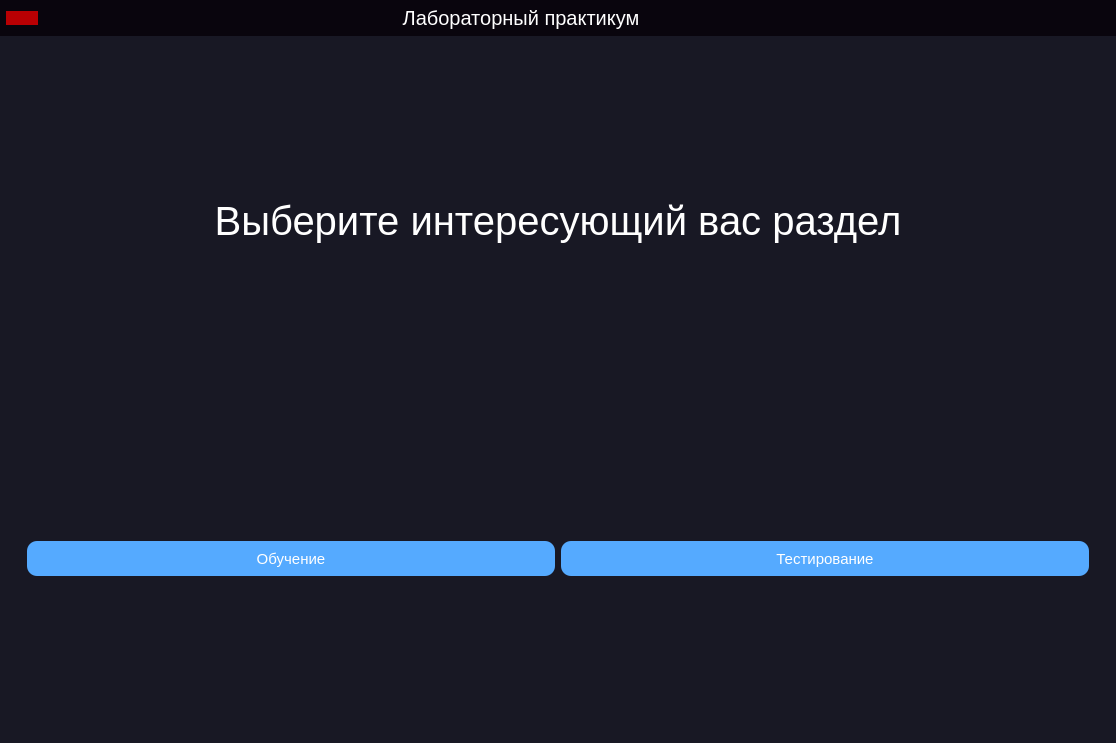
<?xml version="1.0" encoding="UTF-8"?>
<ui version="4.0">
 <class>MainWindow</class>
 <widget class="QMainWindow" name="MainWindow">
  <property name="geometry">
   <rect>
    <x>0</x>
    <y>0</y>
    <width>1116</width>
    <height>743</height>
   </rect>
  </property>
  <property name="windowTitle">
   <string>MainWindow</string>
  </property>
  <property name="styleSheet">
   <string notr="true">*{
	border: none;
}</string>
  </property>
  <widget class="QWidget" name="centralwidget">
   <property name="styleSheet">
    <string notr="true">background-color: rgb(24, 24, 36);</string>
   </property>
   <layout class="QHBoxLayout" name="horizontalLayout">
    <property name="spacing">
     <number>0</number>
    </property>
    <property name="leftMargin">
     <number>0</number>
    </property>
    <property name="topMargin">
     <number>0</number>
    </property>
    <property name="rightMargin">
     <number>0</number>
    </property>
    <property name="bottomMargin">
     <number>0</number>
    </property>
    <item>
     <widget class="QFrame" name="main_body">
      <property name="frameShape">
       <enum>QFrame::StyledPanel</enum>
      </property>
      <property name="frameShadow">
       <enum>QFrame::Raised</enum>
      </property>
      <layout class="QVBoxLayout" name="verticalLayout">
       <property name="spacing">
        <number>0</number>
       </property>
       <property name="leftMargin">
        <number>0</number>
       </property>
       <property name="topMargin">
        <number>0</number>
       </property>
       <property name="rightMargin">
        <number>0</number>
       </property>
       <property name="bottomMargin">
        <number>0</number>
       </property>
       <item alignment="Qt::AlignTop">
        <widget class="QFrame" name="header_frame">
         <property name="styleSheet">
          <string notr="true">background-color: rgb(9, 5, 13);</string>
         </property>
         <property name="frameShape">
          <enum>QFrame::StyledPanel</enum>
         </property>
         <property name="frameShadow">
          <enum>QFrame::Raised</enum>
         </property>
         <layout class="QHBoxLayout" name="horizontalLayout_2">
          <property name="spacing">
           <number>6</number>
          </property>
          <property name="leftMargin">
           <number>6</number>
          </property>
          <property name="topMargin">
           <number>6</number>
          </property>
          <property name="rightMargin">
           <number>6</number>
          </property>
          <property name="bottomMargin">
           <number>6</number>
          </property>
          <item>
           <widget class="QFrame" name="frame_3">
            <property name="sizePolicy">
             <sizepolicy hsizetype="Preferred" vsizetype="Preferred">
              <horstretch>0</horstretch>
              <verstretch>0</verstretch>
             </sizepolicy>
            </property>
            <property name="frameShape">
             <enum>QFrame::StyledPanel</enum>
            </property>
            <property name="frameShadow">
             <enum>QFrame::Raised</enum>
            </property>
            <layout class="QHBoxLayout" name="horizontalLayout_5" stretch="0">
             <property name="spacing">
              <number>5</number>
             </property>
             <property name="leftMargin">
              <number>0</number>
             </property>
             <property name="topMargin">
              <number>5</number>
             </property>
             <property name="rightMargin">
              <number>0</number>
             </property>
             <property name="bottomMargin">
              <number>5</number>
             </property>
             <item>
              <widget class="QPushButton" name="btn_page_home">
               <property name="enabled">
                <bool>true</bool>
               </property>
               <property name="sizePolicy">
                <sizepolicy hsizetype="Fixed" vsizetype="Fixed">
                 <horstretch>0</horstretch>
                 <verstretch>0</verstretch>
                </sizepolicy>
               </property>
               <property name="styleSheet">
                <string notr="true">QPushButton{
	background-color: rgb(185, 0, 3);
	border-radius: 10px;
}</string>
               </property>
               <property name="text">
                <string/>
               </property>
               <property name="icon">
                <iconset>
                 <normaloff>icons/home.svg</normaloff>icons/home.svg</iconset>
               </property>
               <property name="checkable">
                <bool>false</bool>
               </property>
               <property name="autoRepeatDelay">
                <number>300</number>
               </property>
              </widget>
             </item>
            </layout>
           </widget>
          </item>
          <item>
           <widget class="QLabel" name="label_3">
            <property name="sizePolicy">
             <sizepolicy hsizetype="MinimumExpanding" vsizetype="Fixed">
              <horstretch>0</horstretch>
              <verstretch>0</verstretch>
             </sizepolicy>
            </property>
            <property name="styleSheet">
             <string notr="true">QLabel{
	color:white;
	font-size: 20px;
}</string>
            </property>
            <property name="text">
             <string>Лабораторный практикум</string>
            </property>
            <property name="alignment">
             <set>Qt::AlignCenter</set>
            </property>
           </widget>
          </item>
          <item alignment="Qt::AlignRight|Qt::AlignTop">
           <widget class="QFrame" name="frame">
            <property name="styleSheet">
             <string notr="true">QLabel{
	color:white;
	font-size: 40px;
}</string>
            </property>
            <property name="frameShape">
             <enum>QFrame::StyledPanel</enum>
            </property>
            <property name="frameShadow">
             <enum>QFrame::Raised</enum>
            </property>
            <layout class="QHBoxLayout" name="horizontalLayout_4">
             <property name="spacing">
              <number>5</number>
             </property>
             <property name="leftMargin">
              <number>0</number>
             </property>
             <property name="topMargin">
              <number>5</number>
             </property>
             <property name="rightMargin">
              <number>0</number>
             </property>
             <property name="bottomMargin">
              <number>5</number>
             </property>
             <item>
              <widget class="QPushButton" name="minimize_window_button">
               <property name="text">
                <string/>
               </property>
               <property name="icon">
                <iconset resource="icons.qrc">
                 <normaloff>:/icons/icons/arrow-down-left.svg</normaloff>:/icons/icons/arrow-down-left.svg</iconset>
               </property>
              </widget>
             </item>
             <item>
              <widget class="QPushButton" name="restore_window_button">
               <property name="text">
                <string/>
               </property>
               <property name="icon">
                <iconset resource="icons.qrc">
                 <normaloff>:/icons/icons/maximize-2.svg</normaloff>:/icons/icons/maximize-2.svg</iconset>
               </property>
              </widget>
             </item>
             <item>
              <widget class="QPushButton" name="close_window_button">
               <property name="text">
                <string/>
               </property>
               <property name="icon">
                <iconset resource="icons.qrc">
                 <normaloff>:/icons/icons/x.svg</normaloff>:/icons/icons/x.svg</iconset>
               </property>
              </widget>
             </item>
            </layout>
           </widget>
          </item>
         </layout>
        </widget>
       </item>
       <item>
        <widget class="QFrame" name="main_body_contents">
         <property name="sizePolicy">
          <sizepolicy hsizetype="Preferred" vsizetype="Expanding">
           <horstretch>0</horstretch>
           <verstretch>0</verstretch>
          </sizepolicy>
         </property>
         <property name="frameShape">
          <enum>QFrame::StyledPanel</enum>
         </property>
         <property name="frameShadow">
          <enum>QFrame::Raised</enum>
         </property>
         <layout class="QVBoxLayout" name="verticalLayout_11">
          <property name="spacing">
           <number>0</number>
          </property>
          <property name="leftMargin">
           <number>0</number>
          </property>
          <property name="topMargin">
           <number>0</number>
          </property>
          <property name="rightMargin">
           <number>0</number>
          </property>
          <property name="bottomMargin">
           <number>0</number>
          </property>
          <item>
           <widget class="QFrame" name="frame_2">
            <property name="frameShape">
             <enum>QFrame::StyledPanel</enum>
            </property>
            <property name="frameShadow">
             <enum>QFrame::Raised</enum>
            </property>
            <layout class="QHBoxLayout" name="horizontalLayout_3">
             <property name="spacing">
              <number>0</number>
             </property>
             <property name="leftMargin">
              <number>0</number>
             </property>
             <property name="topMargin">
              <number>0</number>
             </property>
             <property name="rightMargin">
              <number>0</number>
             </property>
             <property name="bottomMargin">
              <number>0</number>
             </property>
             <item>
              <widget class="QStackedWidget" name="stackedWidget">
               <property name="enabled">
                <bool>true</bool>
               </property>
               <property name="currentIndex">
                <number>1</number>
               </property>
               <widget class="QWidget" name="learn_page">
                <property name="styleSheet">
                 <string notr="true">QPushButton{
	color: white;
	background:rgb(85, 170, 255);
	height: 35px;
 	border-radius:10px;
	font-size:15px;
}

QLabel{
	color:white;
	font-size: 40px;
}</string>
                </property>
                <layout class="QGridLayout" name="gridLayout">
                 <item row="0" column="0">
                  <widget class="QScrollArea" name="scrollArea">
                   <property name="widgetResizable">
                    <bool>true</bool>
                   </property>
                   <widget class="QWidget" name="scrollAreaWidgetContents">
                    <property name="geometry">
                     <rect>
                      <x>0</x>
                      <y>0</y>
                      <width>1098</width>
                      <height>687</height>
                     </rect>
                    </property>
                    <layout class="QVBoxLayout" name="verticalLayout_3">
                     <item>
                      <widget class="QPushButton" name="one_learn">
                       <property name="layoutDirection">
                        <enum>Qt::RightToLeft</enum>
                       </property>
                       <property name="text">
                        <string>1. Применение гидравлики. Физические основы гидравлики. Гидравлические символы и стандарты. Виды и свойства гидравлических жидкостей.</string>
                       </property>
                       <property name="autoDefault">
                        <bool>false</bool>
                       </property>
                      </widget>
                     </item>
                     <item>
                      <widget class="QPushButton" name="two_learn">
                       <property name="text">
                        <string>2.Характеристики объемного нерегулируемого насоса.</string>
                       </property>
                       <property name="autoDefault">
                        <bool>false</bool>
                       </property>
                      </widget>
                     </item>
                     <item>
                      <widget class="QPushButton" name="three_learn">
                       <property name="text">
                        <string>3. Технические характеристики гидроцилиндра с односторонним штоком. Давление.</string>
                       </property>
                       <property name="autoDefault">
                        <bool>false</bool>
                       </property>
                      </widget>
                     </item>
                     <item>
                      <widget class="QPushButton" name="four_learn">
                       <property name="text">
                        <string>4. Технические характеристики гидроцилиндра с односторонним штоком. Объемный расход.</string>
                       </property>
                       <property name="autoDefault">
                        <bool>false</bool>
                       </property>
                      </widget>
                     </item>
                     <item>
                      <widget class="QPushButton" name="five_learn">
                       <property name="text">
                        <string>5. Объемный гидромотор</string>
                       </property>
                       <property name="autoDefault">
                        <bool>false</bool>
                       </property>
                      </widget>
                     </item>
                     <item>
                      <widget class="QPushButton" name="six_learn">
                       <property name="text">
                        <string>6. Гидрораспределители</string>
                       </property>
                       <property name="autoDefault">
                        <bool>false</bool>
                       </property>
                      </widget>
                     </item>
                     <item>
                      <widget class="QPushButton" name="seven_learn">
                       <property name="text">
                        <string>7. Регулируемый гидравлический дроссель.</string>
                       </property>
                       <property name="autoDefault">
                        <bool>false</bool>
                       </property>
                      </widget>
                     </item>
                     <item>
                      <widget class="QPushButton" name="eight_learn">
                       <property name="text">
                        <string>8. Регулируемый гидравлический дроссель с обратным клапаном.</string>
                       </property>
                       <property name="autoDefault">
                        <bool>false</bool>
                       </property>
                      </widget>
                     </item>
                     <item>
                      <widget class="QPushButton" name="nine_learn">
                       <property name="text">
                        <string>9. Регулятор расхода.</string>
                       </property>
                       <property name="autoDefault">
                        <bool>false</bool>
                       </property>
                      </widget>
                     </item>
                     <item>
                      <widget class="QPushButton" name="ten_learn">
                       <property name="text">
                        <string>10. Предохранительный клапан прямого действия.</string>
                       </property>
                       <property name="autoDefault">
                        <bool>false</bool>
                       </property>
                      </widget>
                     </item>
                     <item>
                      <widget class="QPushButton" name="eleven_learn">
                       <property name="text">
                        <string>11. Регулирование давления в гидросистеме при помощи нескольких предохранительных клапанов.</string>
                       </property>
                       <property name="autoDefault">
                        <bool>false</bool>
                       </property>
                      </widget>
                     </item>
                     <item>
                      <widget class="QPushButton" name="twelve_learn">
                       <property name="text">
                        <string>12. Редукционный клапан.</string>
                       </property>
                       <property name="autoDefault">
                        <bool>false</bool>
                       </property>
                      </widget>
                     </item>
                     <item>
                      <widget class="QPushButton" name="theerteen_learn">
                       <property name="text">
                        <string>13. Компоновка и работа дифференциальной схемы.</string>
                       </property>
                       <property name="autoDefault">
                        <bool>false</bool>
                       </property>
                      </widget>
                     </item>
                     <item>
                      <widget class="QPushButton" name="fourteen_learn">
                       <property name="text">
                        <string>14. Управляемые обратные клапана.</string>
                       </property>
                       <property name="autoDefault">
                        <bool>false</bool>
                       </property>
                      </widget>
                     </item>
                    </layout>
                   </widget>
                  </widget>
                 </item>
                </layout>
               </widget>
               <widget class="QWidget" name="home_2">
                <property name="styleSheet">
                 <string notr="true">QPushButton{
	color: white;
	background:rgb(85, 170, 255);
	height: 35px;
 	border-radius:10px;
	font-size:15px;
}

QLabel{
	color:white;
	font-size: 40px;
}</string>
                </property>
                <layout class="QHBoxLayout" name="horizontalLayout_6">
                 <item>
                  <widget class="QWidget" name="widget" native="true">
                   <layout class="QVBoxLayout" name="verticalLayout_2">
                    <item>
                     <widget class="QLabel" name="label">
                      <property name="text">
                       <string>Выберите интересующий вас раздел</string>
                      </property>
                      <property name="alignment">
                       <set>Qt::AlignCenter</set>
                      </property>
                     </widget>
                    </item>
                    <item>
                     <widget class="QWidget" name="widget_2" native="true">
                      <layout class="QHBoxLayout" name="horizontalLayout_7">
                       <item>
                        <widget class="QPushButton" name="btn_learn">
                         <property name="text">
                          <string>Обучение</string>
                         </property>
                        </widget>
                       </item>
                       <item>
                        <widget class="QPushButton" name="btn_test">
                         <property name="text">
                          <string>Тестирование</string>
                         </property>
                        </widget>
                       </item>
                      </layout>
                     </widget>
                    </item>
                   </layout>
                  </widget>
                 </item>
                </layout>
               </widget>
              </widget>
             </item>
            </layout>
           </widget>
          </item>
         </layout>
        </widget>
       </item>
      </layout>
     </widget>
    </item>
   </layout>
  </widget>
 </widget>
 <tabstops>
  <tabstop>btn_page_home</tabstop>
  <tabstop>minimize_window_button</tabstop>
  <tabstop>restore_window_button</tabstop>
  <tabstop>close_window_button</tabstop>
  <tabstop>scrollArea</tabstop>
  <tabstop>one_learn</tabstop>
  <tabstop>two_learn</tabstop>
  <tabstop>three_learn</tabstop>
  <tabstop>four_learn</tabstop>
  <tabstop>five_learn</tabstop>
  <tabstop>six_learn</tabstop>
  <tabstop>seven_learn</tabstop>
  <tabstop>eight_learn</tabstop>
  <tabstop>nine_learn</tabstop>
  <tabstop>ten_learn</tabstop>
  <tabstop>eleven_learn</tabstop>
  <tabstop>twelve_learn</tabstop>
  <tabstop>theerteen_learn</tabstop>
  <tabstop>fourteen_learn</tabstop>
 </tabstops>
 <resources>
  <include location="icons.qrc"/>
 </resources>
 <connections/>
</ui>
